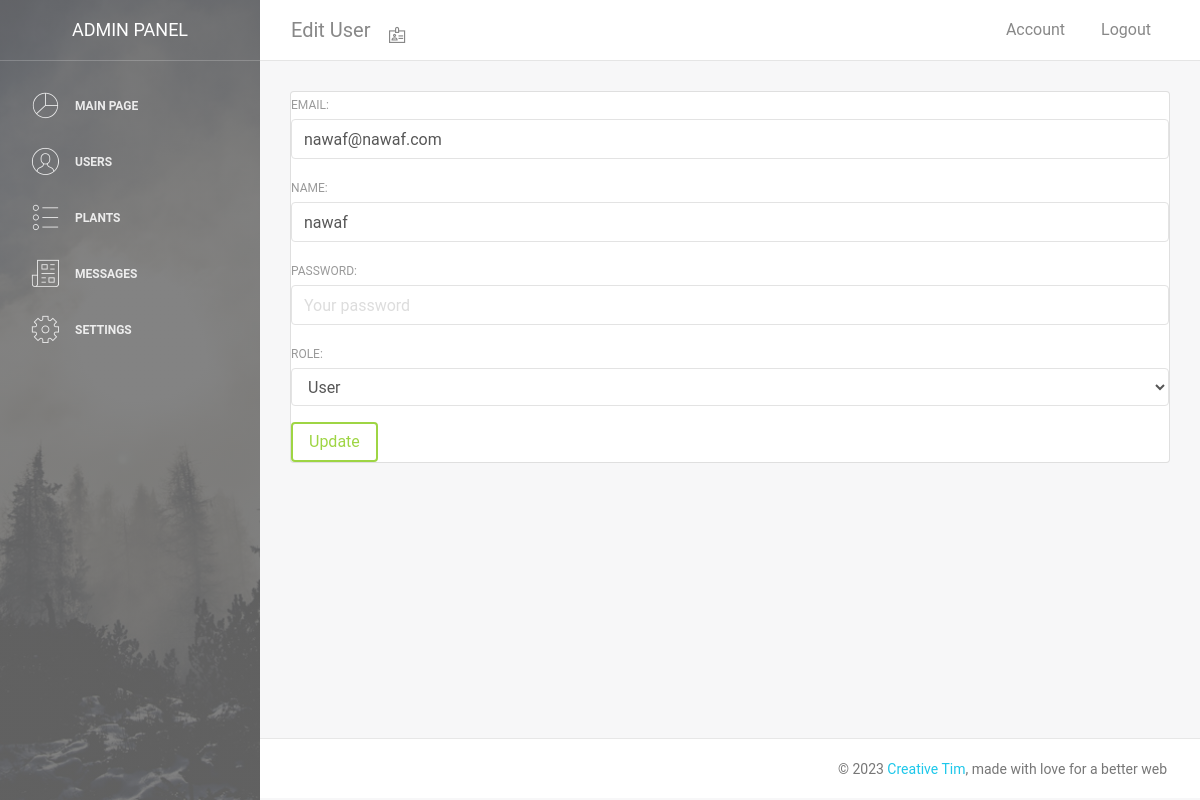
The page /admin/users/edit.php?id=1 (signed in) on the database its author committed.
### tables this page shows
CREATE TABLE `users` (
  `id` int(11) UNSIGNED NOT NULL,
  `email` varchar(255) NOT NULL,
  `name` varchar(255) NOT NULL,
  `password` varchar(255) NOT NULL,
  `role` enum('admin','user') NOT NULL DEFAULT 'user',
  `created_at` datetime NOT NULL DEFAULT current_timestamp()
);

### admin/users/edit.php (the view, shortened to what this page needs)
<?php
include __DIR__.'/../template/header.php';
$user_id = $_GET["id"];
$st = $mysqli -> prepare("select * from users where id = ?");
$st -> bind_param("i", $user_id);
$st->execute();
$user = $st->get_result()->fetch_assoc();
$email= $user['email'];
$name = $user['name'];
$role = $user['role'];
?>
<div class="card">
  <div class="content">
    <form action="" method="post">
      <div class="form-group">
        <label for="email">Email:</label>
        <input class="form-control" type="email" name="email" placeholder="Your Email" value="<?php echo $email; ?>" id="email">
      </div>
      <div class="form-group">
        <label for="name">Name:</label>
        <input class="form-control" type="text" name="name" placeholder="Your name" value="<?php echo $name; ?>" id="name">
      </div>
      <div class="form-group">
        <label for="password">Password:</label>
        <input class="form-control" type="password" name="password" placeholder="Your password" id="password">
      </div>
      <div class="form-group">
        <label for="role">Role:</label>
        <select name="role" class="form-control">
          <option value="user"
          <?php if($role == 'user') echo "selected"; ?>
          >User</option>
        </select>
      </div>
      <div class="form-groupd">
        <button class="btn btn-success">Update</button>
      </div>
    </form>
  </div>
</div>
<?php
include  __DIR__.'/../template/footer.php'; ?>

### rows shown on the page
users: email "nawaf@nawaf.com", name "nawaf", role "User"

### other values the page prints
$title "Edit User"
